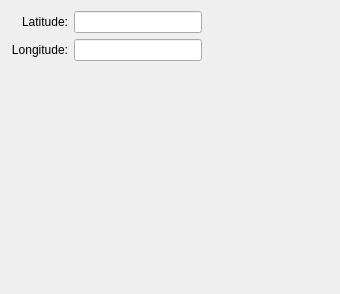
<ui version="4.0" >
 <class>Form</class>
 <widget class="QWidget" name="Form" >
  <property name="geometry" >
   <rect>
    <x>0</x>
    <y>0</y>
    <width>340</width>
    <height>294</height>
   </rect>
  </property>
  <property name="windowTitle" >
   <string>Form</string>
  </property>
  <layout class="QGridLayout" name="gridLayout" >
   <item row="0" column="0" >
    <widget class="QLabel" name="label" >
     <property name="text" >
      <string>Latitude:</string>
     </property>
     <property name="alignment" >
      <set>Qt::AlignRight|Qt::AlignTrailing|Qt::AlignVCenter</set>
     </property>
    </widget>
   </item>
   <item row="0" column="1" >
    <layout class="QHBoxLayout" name="horizontalLayout" >
     <item>
      <widget class="QLineEdit" name="latitude" />
     </item>
     <item>
      <spacer name="horizontalSpacer" >
       <property name="orientation" >
        <enum>Qt::Horizontal</enum>
       </property>
       <property name="sizeHint" stdset="0" >
        <size>
         <width>40</width>
         <height>20</height>
        </size>
       </property>
      </spacer>
     </item>
    </layout>
   </item>
   <item row="1" column="0" >
    <widget class="QLabel" name="label_2" >
     <property name="text" >
      <string>Longitude:</string>
     </property>
     <property name="alignment" >
      <set>Qt::AlignRight|Qt::AlignTrailing|Qt::AlignVCenter</set>
     </property>
    </widget>
   </item>
   <item row="1" column="1" >
    <layout class="QHBoxLayout" name="horizontalLayout_2" >
     <item>
      <widget class="QLineEdit" name="longitude" />
     </item>
     <item>
      <spacer name="horizontalSpacer_2" >
       <property name="orientation" >
        <enum>Qt::Horizontal</enum>
       </property>
       <property name="sizeHint" stdset="0" >
        <size>
         <width>40</width>
         <height>20</height>
        </size>
       </property>
      </spacer>
     </item>
    </layout>
   </item>
   <item row="2" column="1" >
    <spacer name="verticalSpacer" >
     <property name="orientation" >
      <enum>Qt::Vertical</enum>
     </property>
     <property name="sizeHint" stdset="0" >
      <size>
       <width>20</width>
       <height>213</height>
      </size>
     </property>
    </spacer>
   </item>
  </layout>
 </widget>
 <resources/>
 <connections/>
</ui>
